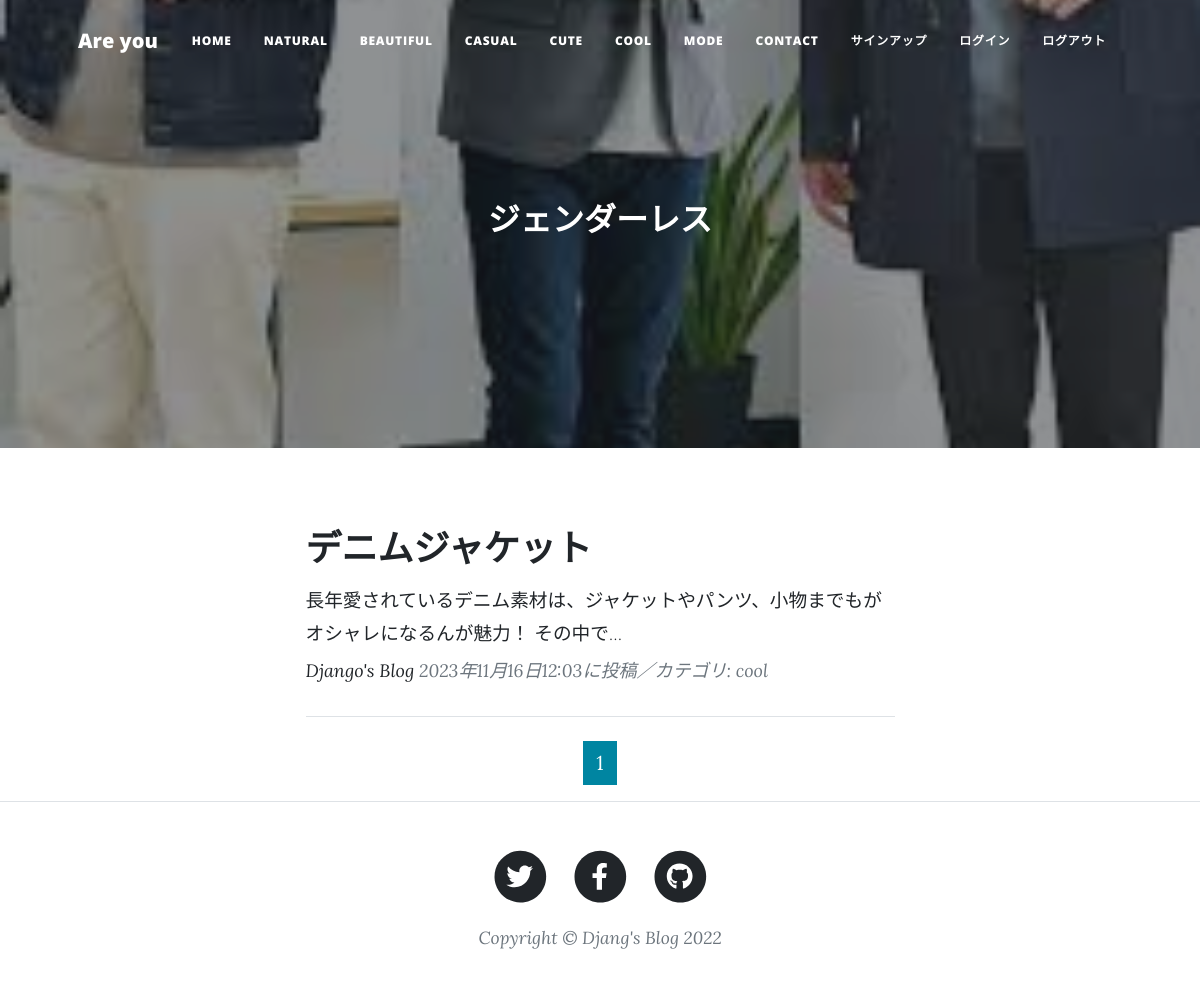
Page /cool-list/ on the committed database.
### blogapp/models.py (models this page shows, shortened)
class BlogPost(models.Model):
    CATEGORY = (('natural','ナチュラル'),
                ('beautiful','きれいめ'),
                ('casual','カジュアル'),
                ('cute', '可愛い系'),
                ('cool', 'クール系'),
                ('mode', 'モード系'),)
    title = models.CharField(
        verbose_name='タイトル', # フィールドのタイトル
        max_length=200        # 最大文字数は200
        )
    content = models.TextField(
        verbose_name='本文'   # フィールドのタイトル
        )
    posted_at = models.DateTimeField(
        verbose_name='投稿日時', # フィールドのタイトル
        auto_now_add=True       # 日時を自動追加
        )
    category = models.CharField(
        verbose_name='カテゴリ', # フィールドのタイトル
        max_length=50,        # 最大文字数は50
        choices=CATEGORY # categoryフィールドにはCATEGORYの要素のみを登録
        )

### blogapp/views.py (the view)
class CoolView(ListView):
    template_name ='cool_list.html'
    model = BlogPost
    context_object_name = 'cool_records'
    queryset = BlogPost.objects.filter(
        category='cool').order_by('-posted_at')
    paginate_by = 2

### blogapp/templates/cool_list.html (shortened to what this page needs)
{% extends 'base.html' %}
{% load static %}
        {% block header %}
        <header class="masthead"
                style="background-image: url({% static 'assets/img/cool.jpg' %})">
            <div class="container position-relative px-4 px-lg-5">
                <div class="row gx-4 gx-lg-5 justify-content-center">
                    <div class="col-md-10 col-lg-8 col-xl-7">
                        <div class="site-heading">
                            <h2>ジェンダーレス</h2>
                        </div>
                    </div>
                </div>
            </div>
        </header>
        {% endblock %}
        {% block contents %}
        <div class="container px-4 px-lg-5">
            <div class="row gx-4 gx-lg-5 justify-content-center">
                <div class="col-md-10 col-lg-8 col-xl-7">
                    {% for record in cool_records %}
                    <div class="post-preview">
                        <a href="{% url 'blogapp:blog_detail' record.pk %}">
                            <h2 class="post-title">
                                {{record.title}}</h2>
                            <h3 class="post-subtitle">
                                <span style="font-size : 14pt">
                                    {{record.content|truncatechars:50}}
                                </span>
                            </h3>
                        </a>
                        <p class="post-meta">
                            <a href="#">Django's Blog</a>
                            {{record.posted_at}}に投稿／カテゴリ:
                            {{record.category}}</p>
                    </div>
                    <hr class="my-4" />
                    {% endfor %}
                    {% include "pagination.html" %}
                </div>
            </div>
        </div>
        {% endblock %}

### rows in the picture
BlogPost: title "デニムジャケット", content "長年愛されているデニム素材は、ジャケットやパンツ、小物までもがオシャレになるんが魅力！ その中で…", posted_at "2023年11月16日12:03", category "cool"

### other values in the picture
{{ num }} "1"
